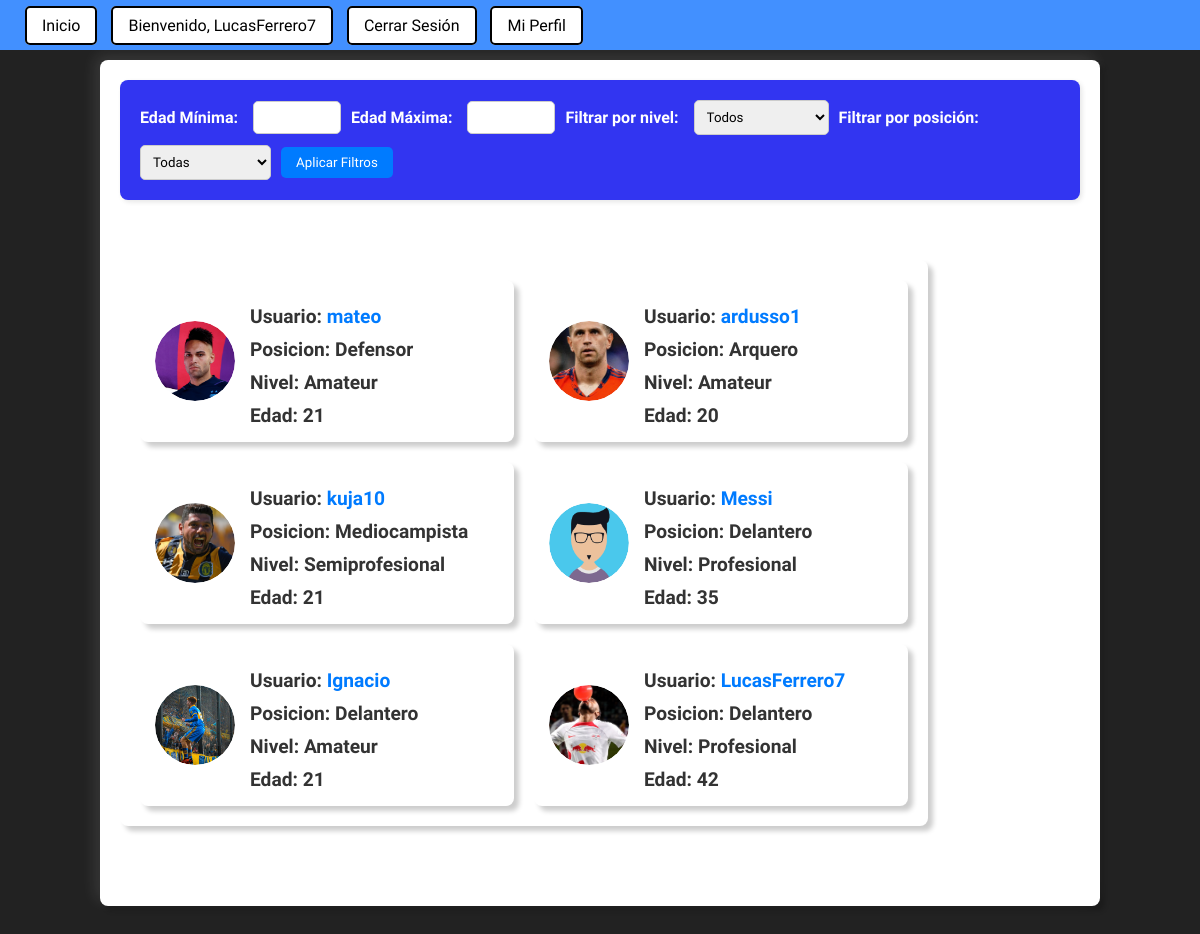
/listado-perfiles/ (signed in), run on an earlier commit of the app's database.
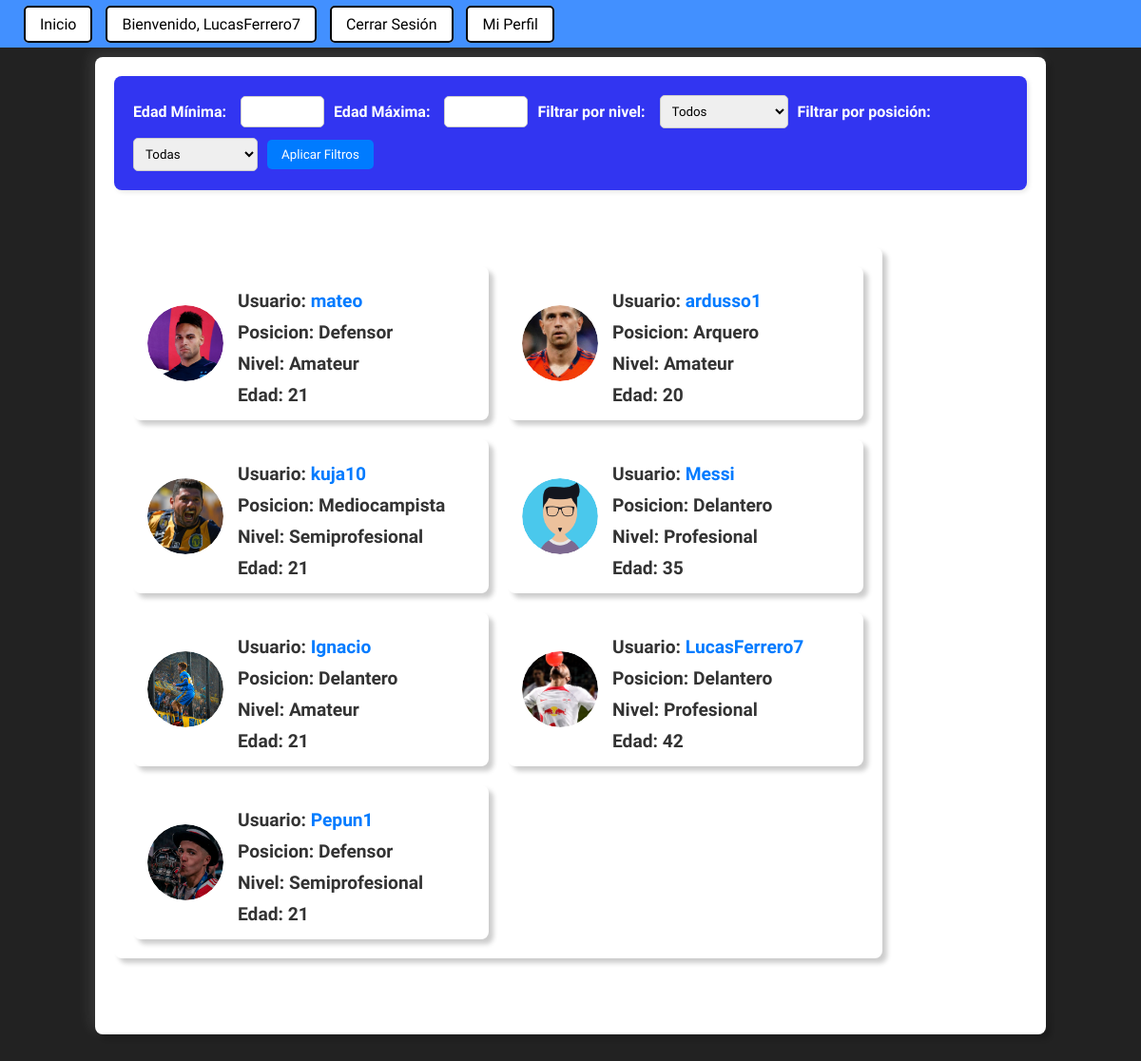
And on a later commit of the database.
### sitio/models.py (models this page shows)
class Profile(models.Model):
    user = models.ForeignKey(User, on_delete=models.CASCADE,null = True, blank = True)
    image = models.ImageField(upload_to="Profiles_Images", default='user.png')
    posicion = models.ForeignKey(Posicion, on_delete=models.CASCADE, null=True, blank=True)
    nivel = models.ForeignKey(Nivel, on_delete=models.CASCADE, null=True, blank=True)
    edad = models.IntegerField(null=True, blank=True)

class Posicion(models.Model):
    nombre = models.CharField(max_length=50, null=True, blank=True)
    def __str__(self):
        return self.nombre

class Nivel(models.Model):
    nombre = models.CharField(max_length=50, null=True, blank=True)
    def __str__(self):
        return self.nombre

### sitio/views.py (the view)
# urls.py: path('listado-perfiles/', views.listado_perfiles),
@login_required
def listado_perfiles(request):
    perfiles = Profile.objects.all()
    niveles = Nivel.objects.all()
    posiciones = Posicion.objects.all()
    edad_min = request.GET.get('edad_min')
    edad_max = request.GET.get('edad_max')
    nivel = request.GET.get('nivel')
    posicion = request.GET.get('posicion')
    if edad_min:
        perfiles = perfiles.filter(edad__gte=edad_min)
    if edad_max:
        perfiles = perfiles.filter(edad__lte=edad_max)
    if nivel:
        perfiles = perfiles.filter(nivel__nombre=nivel)
    if posicion:
        perfiles = perfiles.filter(posicion__nombre=posicion)
    return render(request, 'listado_perfiles.html', {'lista_perfiles': perfiles, 'user': request.user, 'niveles':niveles, 'posiciones':posiciones})

### sitio/templates/listado_perfiles.html (shortened to what this page needs)
{% extends 'layout.html' %}
{% load static %}
{% block contenido %}
<body>
    <div class="feed-container">
        <div class="content">
            <div class="filter-container">
                <form method="get">
                    <label for="edad_min">Edad Mínima:</label>
                    <input type="number" name="edad_min" id="edad_min" min="1" max="100" value="{{ request.GET.edad_min }}">
                    <label for="edad_max">Edad Máxima:</label>
                    <input type="number" name="edad_max" id="edad_max" min="1" max="100" value="{{ request.GET.edad_max }}">
                    <label for="nivel">Filtrar por nivel:</label>
                    <select name="nivel" id="nivel">
                        <option value="">Todos</option>
                    </select>
                    <label for="posicion">Filtrar por posición:</label>
                    <select name="posicion" id="posicion">
                        <option value="">Todas</option>
                    </select>
                    <button type="submit">Aplicar Filtros</button>
                </form>
            </div>
            <div class="feed-container" id="inicio-content">
                <div class="lista-perfiles">
                    {% for perfil in lista_perfiles %}
                        <div class="perfil">
                            <div class="user-image">
                                <img src="{{perfil.image.url}}">
                            </div>
                            <div class="datos-perfil">
                                <h3 class="perfil-user">Usuario: <a href="/profile/{{perfil.user}}">{{perfil.user}}</a></h3>
                                <h3 class="perfil-user">Posicion: {{perfil.posicion}}</h3>
                                <h3 class="perfil-user">Nivel: {{perfil.nivel}}</h3>
                                <h3 class="perfil-user">Edad: {{perfil.edad}}</h3>
                            </div>
                        </div>
                    {% endfor %}
                </div>
            </div>
        </div>
    </div>
</body>
{% endblock %}

### sitio/templates/layout.html (shortened to what this page needs)
<!DOCTYPE html>
{% load static %}
<html>
    <head>
        <link rel="stylesheet" type="text/css" href='{% static "css/style_layout.css" %}'>
    </head>
    <body>
        <div class="navbar">
            <div class="nav-buttons">
                <a class="nav-button" href="/">Inicio</a>
                {% if user.is_authenticated %}
                    <a class="nav-button">Bienvenido, {{ user.username }}</a>
                    <a class="nav-button" href="/accounts/logout/">Cerrar Sesión</a>
                    <a class="nav-button" href="/profile/{{user.username}}">
                        Mi Perfil
                    </a>
                {% else %}
                    <a class="nav-button" href="/accounts/login/">Iniciar Sesión</a>
                    <a class="nav-button" href="/registro">Registrarse</a>
                {% endif %}
            </div>
        </div>
        {% block contenido %}
        {% endblock %}
    </body>
<html>

### sitio/static/css/style_layout.css (style rules this page uses)
* { margin: 0; padding: 0; font-family: 'Ubuntu Condensed', sans-serif; }
body { min-height: 100vh; display: grid; place-items: center; background: #222; color: white; }
.navbar { background-color: #4290FF; height: 50px; position: fixed; top: 0; left: 0; right: 0; padding: 0 20px; display: flex; align-items: center; }
.nav-button { background-color: white; color: black; border: 2px solid black; padding: 8px 15px; border-radius: 5px; margin: 0 5px; text-decoration: none; transition: background-color 0.3s, color 0.3s; }
.feed-container { width: 80%; background-color: #fff; border-radius: 8px; box-shadow: 5px 5px 5px rgba(0, 0, 0, 0.2), -5px -5px 15px rgba(255, 255, 255, 0.1); padding: 20px; margin-top: 60px; margin-bottom: 60px; }
.user-image { margin-right: 15px; }
.user-image img { max-width: 100px; border-radius: 50%; }
.lista-perfiles { display: grid; grid-template-columns: repeat(auto-fill, minmax(250px, 1fr)); gap: 20px; }
.perfil { background-color: #fff; border-radius: 8px; box-shadow: 5px 5px 5px rgba(0, 0, 0, 0.2), -5px -5px 15px rgba(255, 255, 255, 0.1); padding: 15px; display: flex; align-items: center; }
.perfil-user { font-size: 1.2em; color: #333; margin-top: 10px; }
.user-image { width: 80px; height: 80px; overflow: hidden; border-radius: 50%; }
.user-image img { width: 100%; height: 100%; object-fit: cover; }
.datos-perfil { flex: 1; }
.filter-container { background-color: #3235f1; padding: 20px; border-radius: 8px; box-shadow: 2px 2px 5px rgba(0, 0, 0, 0.1); margin-bottom: 20px; }
.filter-container form { display: flex; flex-wrap: wrap; gap: 10px; align-items: center; }
.filter-container label { font-weight: bold; margin-right: 5px; }
.filter-container input[type="number"], .filter-container select { padding: 8px; border-radius: 5px; border: 1px solid #ccc; }
.filter-container button { background-color: #007bff; color: white; border: none; padding: 8px 15px; border-radius: 5px; cursor: pointer; transition: background-color 0.3s ease; }
.perfil-user a { color: #007bff; text-decoration: none; transition: color 0.3s ease; }

What changed in the data, as far as the page shows it:
added Profile: image (picture), user "Pepun1", posicion "Defensor", nivel "Semiprofesional", edad "21"
